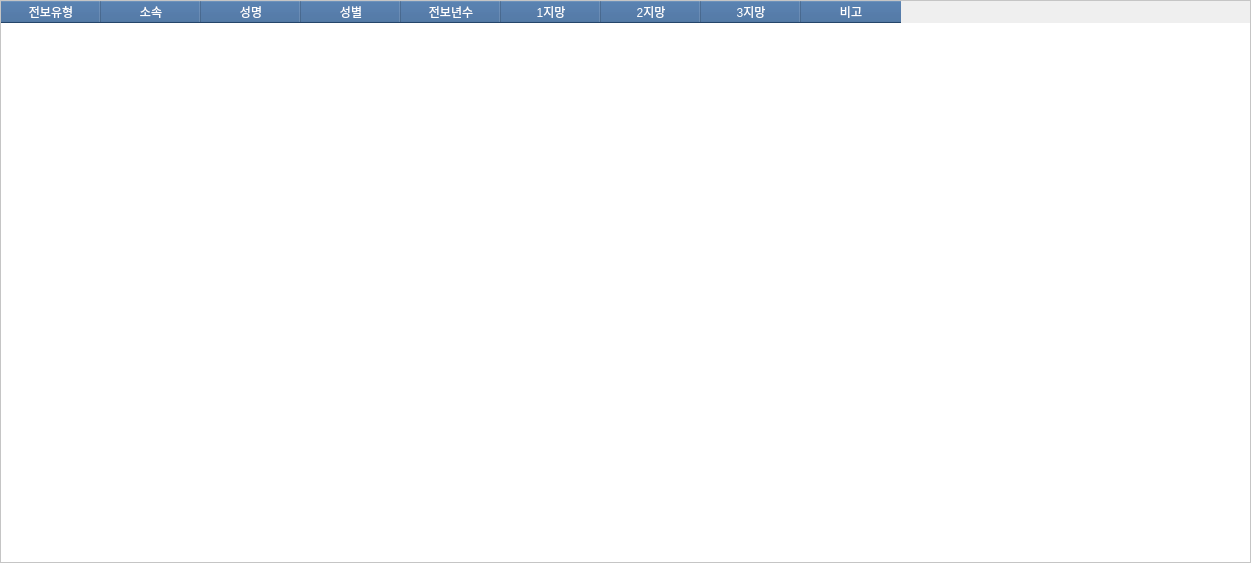
<?xml version="1.0" encoding="UTF-8"?>
<ui version="4.0">
 <class>SchoolTable</class>
 <widget class="QWidget" name="SchoolTable">
  <property name="geometry">
   <rect>
    <x>0</x>
    <y>0</y>
    <width>1251</width>
    <height>563</height>
   </rect>
  </property>
  <property name="focusPolicy">
   <enum>Qt::StrongFocus</enum>
  </property>
  <property name="windowTitle">
   <string>Form</string>
  </property>
  <layout class="QGridLayout" name="gridLayout">
   <property name="leftMargin">
    <number>0</number>
   </property>
   <property name="topMargin">
    <number>0</number>
   </property>
   <property name="rightMargin">
    <number>0</number>
   </property>
   <property name="bottomMargin">
    <number>0</number>
   </property>
   <item row="0" column="0">
    <widget class="QTableWidget" name="designedTableWidget">
     <property name="styleSheet">
      <string notr="true">QHeaderView::section{
	background-color	: rgb(51, 96, 149);
	color: white;
}

QTableWidget{
	background:rgb(255, 255, 255);
	alternate-background-color:rgb(207, 222, 238);
	selection-background-color:transparent;
	show-decoration-selected:10;
}

QTableWidget::item:selected {
	background-color: rgb(116, 158, 205);
	color: white;
}</string>
     </property>
     <property name="sizeAdjustPolicy">
      <enum>QAbstractScrollArea::AdjustToContentsOnFirstShow</enum>
     </property>
     <property name="alternatingRowColors">
      <bool>true</bool>
     </property>
     <property name="selectionMode">
      <enum>QAbstractItemView::SingleSelection</enum>
     </property>
     <property name="selectionBehavior">
      <enum>QAbstractItemView::SelectRows</enum>
     </property>
     <property name="textElideMode">
      <enum>Qt::ElideMiddle</enum>
     </property>
     <property name="sortingEnabled">
      <bool>true</bool>
     </property>
     <attribute name="horizontalHeaderCascadingSectionResizes">
      <bool>true</bool>
     </attribute>
     <attribute name="horizontalHeaderHighlightSections">
      <bool>false</bool>
     </attribute>
     <attribute name="verticalHeaderVisible">
      <bool>false</bool>
     </attribute>
     <attribute name="verticalHeaderHighlightSections">
      <bool>false</bool>
     </attribute>
     <column>
      <property name="text">
       <string>전보유형</string>
      </property>
     </column>
     <column>
      <property name="text">
       <string>소속</string>
      </property>
     </column>
     <column>
      <property name="text">
       <string>성명</string>
      </property>
     </column>
     <column>
      <property name="text">
       <string>성별</string>
      </property>
     </column>
     <column>
      <property name="text">
       <string>전보년수</string>
      </property>
     </column>
     <column>
      <property name="text">
       <string>1지망</string>
      </property>
     </column>
     <column>
      <property name="text">
       <string>2지망</string>
      </property>
     </column>
     <column>
      <property name="text">
       <string>3지망</string>
      </property>
     </column>
     <column>
      <property name="text">
       <string>비고</string>
      </property>
     </column>
    </widget>
   </item>
  </layout>
 </widget>
 <resources/>
 <connections/>
</ui>
